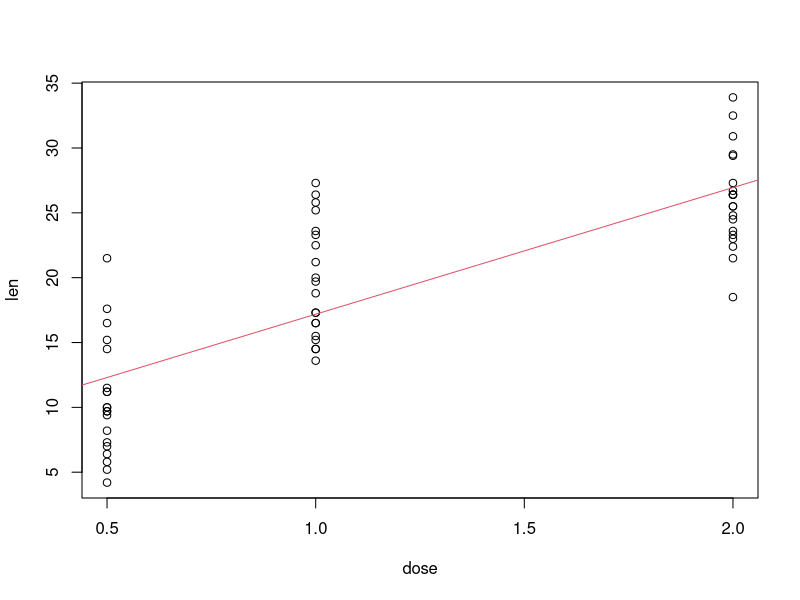

Reproduce this figure in R.
#######################################################
########                                     ##########
########  Curso de Big Data e Data Science   ##########
########        módulo de Estatística        ##########
########     Gabarito exercícios aula 3      ##########
########                                     ##########
#######################################################

###### Exercício 1 -------

reg <- lm(len ~ dose,ToothGrowth)

###### Exercício 2 -------

summary(reg)
# Como o p-valor do teste t é muito próximo de 0, o coeficiente é significativo

###### Exercício 3 -------

with(ToothGrowth,plot(dose,len))
abline(reg, col = 2)

###### Exercício 4 -------

reg2 <- lm(len ~ dose + supp,ToothGrowth)

###### Exercício 5 -------

summary(reg2)
